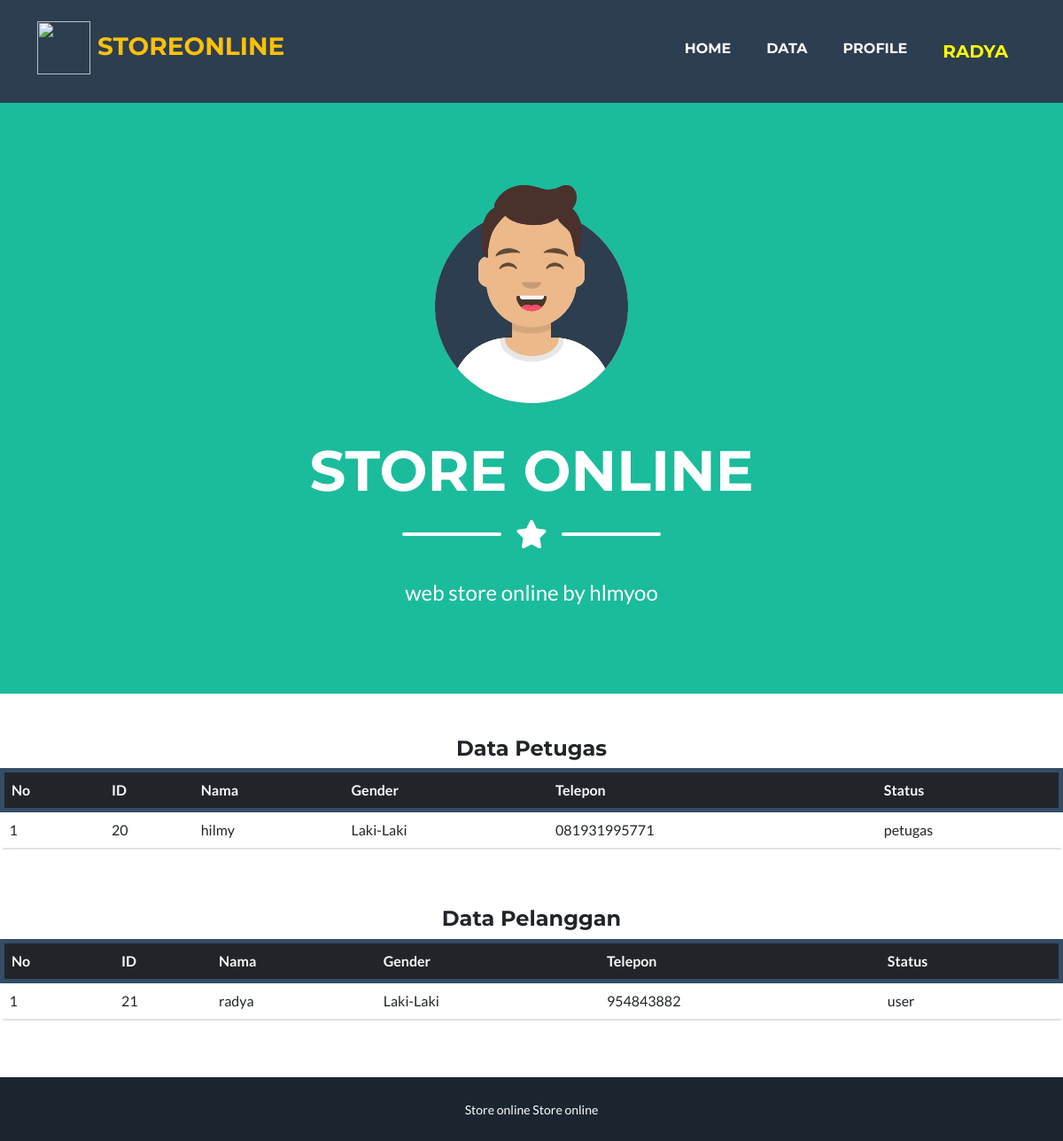
The page /user/data.php (signed in) on the database its author committed.
### tables this page shows
CREATE TABLE `user` (
  `id_user` int(100) NOT NULL,
  `nama` varchar(225) NOT NULL,
  `gender` enum('Laki-Laki','Perempuan') NOT NULL,
  `alamat` varchar(225) NOT NULL,
  `no_tlp` varchar(225) NOT NULL,
  `username` varchar(225) NOT NULL,
  `password` varchar(255) NOT NULL,
  `status` enum('user','petugas') NOT NULL
);

### user/data.php (the view, shortened to what this page needs)
<!DOCTYPE html>
<html lang="en">
    <head>
        <link href="css/styles.css" rel="stylesheet" />
    </head>
    <body id="page-top">
        <nav class="navbar navbar-expand-lg bg-secondary text-uppercase fixed-top" id="mainNav">
            <div class="container">
            <h3 class="text-warning">   <img src="https://cdn-icons-png.flaticon.com/512/551/551353.png" alt="" style="width: 60px; height: 60px;">  </i>StoreOnline</h3>
                <div class="collapse navbar-collapse" id="navbarResponsive">
                    <ul class="navbar-nav ms-auto">
                        <li class="nav-item mx-0 mx-lg-1"><a class="nav-link py-3 px-0 px-lg-3 rounded" href="index.php">Home</a></li>
                        <li class="nav-item mx-0 mx-lg-1"><a class="nav-link py-3 px-0 px-lg-3 rounded" href="data.php">Data</a></li>
                        <li class="nav-item mx-0 mx-lg-1"><a class="nav-link py-3 px-0 px-lg-3 rounded" href="profile.php">Profile</a></li>
                        <li class="nav-item mx-0 mx-lg-1"><a class="nav-link py-3 px-0 px-lg-3 rounded"> <span style="color:yellow;  font-size: 20px;" ><?=$_SESSION['nama']?></span></a></li>
                    </ul>
                </div>
            </div>
        </nav>
        <header class="masthead bg-primary text-white text-center">
            <div class="container d-flex align-items-center flex-column">
                <img class="masthead-avatar mb-5" src="assets/img/avataaars.svg" alt="..." />
                <h1 class="masthead-heading text-uppercase mb-0">Store Online</h1>
                <div class="divider-custom divider-light">
                    <div class="divider-custom-line"></div>
                    <div class="divider-custom-icon"><i class="fas fa-star"></i></div>
                    <div class="divider-custom-line"></div>
                </div>
                <p class="masthead-subheading font-weight-light mb-0">web store online by hlmyoo</p>
            </div>
        </header> <br> <br>
        <div class="main">
                <div class="header-text">
                <div class="heading-section">
                  <h4 align="center">Data Petugas</h4>
                </div>
                </div>
                <table class="main-table table ">
                      <thead class="bg-dark text-light" style="border:5px solid #344D67;">
                          <th>No</th><th>ID</th><th>Nama</th><th>Gender</th>
                          <th>Telepon</th><th>Status</th>
                      </thead>
                      <tbody class="text-dark">
                          <?php
                          include'koneksi.php';
                          $user=mysqli_query($koneksi,"select * from user where status = 'petugas'");
                          $No=0;
                          while($data_user=mysqli_fetch_array($user)){
                            $No++;
                            ?>
                            <tr>
                              <td><?=$No?></td>
                              <td><?=$data_user['id_user']?></td>
                              <td><?=$data_user['nama']?></td>
                              <td><?=$data_user['gender']?></td>
                              <td><?=$data_user['no_tlp']?></td>
                              <td><?=$data_user['status']?></td>
                            <?php
                          }
                          ?>
                      </tbody>
                </table>
          </div>
              <br> <br>
          <div class="most-popular">
            <div class="row">
              <div class="col-lg-12">
                <div class="heading-section">
                  <h4 align="center">Data Pelanggan</h4>
                </div>
                <table class="main-table table ">
                      <thead class="bg-dark text-light" style="border:5px solid #344D67;">
                          <th>No</th><th>ID</th><th>Nama</th><th>Gender</th>
                          <th>Telepon</th><th>Status</th>
                      </thead>
                      <tbody class="text-dark">
                          <?php
                          include'koneksi.php';
                          $user=mysqli_query($koneksi,"select * from user where status = 'user'");
                          $No=0;
                          while($data_user=mysqli_fetch_array($user)){
                            $No++;
                            ?>
                            <tr>
                              <td><?=$No?></td>
                              <td><?=$data_user['id_user']?></td>
                              <td><?=$data_user['nama']?></td>
                              <td><?=$data_user['gender']?></td>
                              <td><?=$data_user['no_tlp']?></td>
                              <td><?=$data_user['status']?></td>
                            <?php
                          }
                          ?>
                      </tbody>
                </table>
                  </div>
                </div>
              </div>
<br> <br>
        <div class="copyright py-4 text-center text-white">
            <div class="container"><small>Store online Store online</small></div>
        </div>
    </body>
</html>

### rows shown on the page
user: id_user "20", nama "hilmy", gender "Laki-Laki", no_tlp "081931995771", status "petugas"
user: id_user "21", nama "radya", gender "Laki-Laki", no_tlp "954843882", status "user"

### other values the page prints
$_SESSION['nama'] "RADYA"
